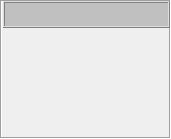
   <widget class="QFrame" name="Compresor_LP_2">
    <property name="geometry">
     <rect>
      <x>826</x>
      <y>150</y>
      <width>171</width>
      <height>139</height>
     </rect>
    </property>
    <property name="minimumSize">
     <size>
      <width>171</width>
      <height>139</height>
     </size>
    </property>
    <property name="maximumSize">
     <size>
      <width>171</width>
      <height>139</height>
     </size>
    </property>
    <property name="styleSheet">
     <string notr="true">background-color: none;</string>
    </property>
    <property name="frameShape">
     <enum>QFrame::Box</enum>
    </property>
    <property name="frameShadow">
     <enum>QFrame::Sunken</enum>
    </property>
    <widget class="QFrame" name="frame_11">
     <property name="geometry">
      <rect>
       <x>3</x>
       <y>1</y>
       <width>167</width>
       <height>27</height>
      </rect>
     </property>
     <property name="minimumSize">
      <size>
       <width>167</width>
       <height>27</height>
      </size>
     </property>
     <property name="maximumSize">
      <size>
       <width>167</width>
       <height>27</height>
      </size>
     </property>
     <property name="styleSheet">
      <string notr="true">background-color: rgb(192, 192, 192);</string>
     </property>
     <property name="frameShape">
      <enum>QFrame::Box</enum>
     </property>
     <property name="frameShadow">
      <enum>QFrame::Raised</enum>
     </property>
     <layout class="QGridLayout" name="gridLayout_21">
      <item row="0" column="0">
       <widget class="AUpTextLabel" name="leGEN_AVR_16">
        <property name="minimumSize">
         <size>
          <width>137</width>
          <height>9</height>
         </size>
        </property>
        <property name="maximumSize">
         <size>
          <width>137</width>
          <height>9</height>
         </size>
        </property>
        <property name="LabelText" stdset="0">
         <string>DATOS DEL COMBUST</string>
        </property>
        <property name="Font">
         <font>
          <pointsize>9</pointsize>
          <weight>75</weight>
          <bold>true</bold>
         </font>
        </property>
       </widget>
      </item>
     </layout>
    </widget>
    <widget class="AUpTextLabel" name="leGEN_AVR_17">
     <property name="geometry">
      <rect>
       <x>6</x>
       <y>64</y>
       <width>65</width>
       <height>13</height>
      </rect>
     </property>
     <property name="minimumSize">
      <size>
       <width>65</width>
       <height>13</height>
      </size>
     </property>
     <property name="maximumSize">
      <size>
       <width>65</width>
       <height>13</height>
      </size>
     </property>
     <property name="layoutDirection">
      <enum>Qt::RightToLeft</enum>
     </property>
     <property name="LabelText" stdset="0">
      <string>WF36DMD</string>
     </property>
     <property name="Font">
      <font>
       <pointsize>9</pointsize>
       <weight>75</weight>
       <bold>true</bold>
      </font>
     </property>
    </widget>
    <widget class="AUpTextLabel" name="leDCWF36">
     <property name="geometry">
      <rect>
       <x>71</x>
       <y>64</y>
       <width>37</width>
       <height>13</height>
      </rect>
     </property>
     <property name="minimumSize">
      <size>
       <width>37</width>
       <height>13</height>
      </size>
     </property>
     <property name="maximumSize">
      <size>
       <width>37</width>
       <height>13</height>
      </size>
     </property>
     <property name="layoutDirection">
      <enum>Qt::RightToLeft</enum>
     </property>
     <property name="isUpdateable" stdset="0">
      <bool>true</bool>
     </property>
     <property name="Font">
      <font>
       <pointsize>9</pointsize>
       <weight>75</weight>
       <bold>true</bold>
      </font>
     </property>
    </widget>
    <widget class="AUpTextLabel" name="leGEN_AVR_19">
     <property name="geometry">
      <rect>
       <x>122</x>
       <y>64</y>
       <width>43</width>
       <height>13</height>
      </rect>
     </property>
     <property name="minimumSize">
      <size>
       <width>43</width>
       <height>13</height>
      </size>
     </property>
     <property name="maximumSize">
      <size>
       <width>43</width>
       <height>13</height>
      </size>
     </property>
     <property name="layoutDirection">
      <enum>Qt::LeftToRight</enum>
     </property>
     <property name="LabelText" stdset="0">
      <string>Lbs/hr</string>
     </property>
     <property name="Font">
      <font>
       <pointsize>9</pointsize>
       <weight>75</weight>
       <bold>true</bold>
      </font>
     </property>
    </widget>
    <widget class="AUpTextLabel" name="leGEN_AVR_36">
     <property name="geometry">
      <rect>
       <x>6</x>
       <y>32</y>
       <width>65</width>
       <height>13</height>
      </rect>
     </property>
     <property name="minimumSize">
      <size>
       <width>65</width>
       <height>13</height>
      </size>
     </property>
     <property name="maximumSize">
      <size>
       <width>65</width>
       <height>13</height>
      </size>
     </property>
     <property name="layoutDirection">
      <enum>Qt::RightToLeft</enum>
     </property>
     <property name="LabelText" stdset="0">
      <string>TGSSEL</string>
     </property>
     <property name="Font">
      <font>
       <pointsize>9</pointsize>
       <weight>75</weight>
       <bold>true</bold>
      </font>
     </property>
    </widget>
    <widget class="AUpTextLabel" name="leDCTGS">
     <property name="geometry">
      <rect>
       <x>71</x>
       <y>32</y>
       <width>37</width>
       <height>13</height>
      </rect>
     </property>
     <property name="minimumSize">
      <size>
       <width>37</width>
       <height>13</height>
      </size>
     </property>
     <property name="maximumSize">
      <size>
       <width>37</width>
       <height>13</height>
      </size>
     </property>
     <property name="layoutDirection">
      <enum>Qt::RightToLeft</enum>
     </property>
     <property name="isUpdateable" stdset="0">
      <bool>true</bool>
     </property>
     <property name="Font">
      <font>
       <pointsize>9</pointsize>
       <weight>75</weight>
       <bold>true</bold>
      </font>
     </property>
    </widget>
    <widget class="AUpTextLabel" name="leGEN_AVR_38">
     <property name="geometry">
      <rect>
       <x>122</x>
       <y>32</y>
       <width>43</width>
       <height>13</height>
      </rect>
     </property>
     <property name="minimumSize">
      <size>
       <width>43</width>
       <height>13</height>
      </size>
     </property>
     <property name="maximumSize">
      <size>
       <width>43</width>
       <height>13</height>
      </size>
     </property>
     <property name="layoutDirection">
      <enum>Qt::LeftToRight</enum>
     </property>
     <property name="LabelText" stdset="0">
      <string>ºF</string>
     </property>
     <property name="Font">
      <font>
       <pointsize>9</pointsize>
       <weight>75</weight>
       <bold>true</bold>
      </font>
     </property>
    </widget>
    <widget class="AUpTextLabel" name="leGEN_AVR_23">
     <property name="geometry">
      <rect>
       <x>6</x>
       <y>48</y>
       <width>65</width>
       <height>13</height>
      </rect>
     </property>
     <property name="minimumSize">
      <size>
       <width>65</width>
       <height>13</height>
      </size>
     </property>
     <property name="maximumSize">
      <size>
       <width>65</width>
       <height>13</height>
      </size>
     </property>
     <property name="layoutDirection">
      <enum>Qt::RightToLeft</enum>
     </property>
     <property name="LabelText" stdset="0">
      <string>PGAS</string>
     </property>
     <property name="Font">
      <font>
       <pointsize>9</pointsize>
       <weight>75</weight>
       <bold>true</bold>
      </font>
     </property>
    </widget>
    <widget class="AUpTextLabel" name="leDCPG">
     <property name="geometry">
      <rect>
       <x>71</x>
       <y>48</y>
       <width>37</width>
       <height>13</height>
      </rect>
     </property>
     <property name="minimumSize">
      <size>
       <width>37</width>
       <height>13</height>
      </size>
     </property>
     <property name="maximumSize">
      <size>
       <width>37</width>
       <height>13</height>
      </size>
     </property>
     <property name="layoutDirection">
      <enum>Qt::RightToLeft</enum>
     </property>
     <property name="isUpdateable" stdset="0">
      <bool>true</bool>
     </property>
     <property name="Font">
      <font>
       <pointsize>9</pointsize>
       <weight>75</weight>
       <bold>true</bold>
      </font>
     </property>
    </widget>
    <widget class="AUpTextLabel" name="leGEN_AVR_25">
     <property name="geometry">
      <rect>
       <x>122</x>
       <y>48</y>
       <width>43</width>
       <height>13</height>
      </rect>
     </property>
     <property name="minimumSize">
      <size>
       <width>43</width>
       <height>13</height>
      </size>
     </property>
     <property name="maximumSize">
      <size>
       <width>43</width>
       <height>13</height>
      </size>
     </property>
     <property name="layoutDirection">
      <enum>Qt::LeftToRight</enum>
     </property>
     <property name="LabelText" stdset="0">
      <string>PSIG</string>
     </property>
     <property name="Font">
      <font>
       <pointsize>9</pointsize>
       <weight>75</weight>
       <bold>true</bold>
      </font>
     </property>
    </widget>
    <widget class="AUpTextLabel" name="leGEN_AVR_20">
     <property name="geometry">
      <rect>
       <x>6</x>
       <y>80</y>
       <width>65</width>
       <height>13</height>
      </rect>
     </property>
     <property name="minimumSize">
      <size>
       <width>65</width>
       <height>13</height>
      </size>
     </property>
     <property name="maximumSize">
      <size>
       <width>65</width>
       <height>13</height>
      </size>
     </property>
     <property name="layoutDirection">
      <enum>Qt::RightToLeft</enum>
     </property>
     <property name="LabelText" stdset="0">
      <string>WFMAX</string>
     </property>
     <property name="Font">
      <font>
       <pointsize>9</pointsize>
       <weight>75</weight>
       <bold>true</bold>
      </font>
     </property>
    </widget>
    <widget class="AUpTextLabel" name="leDCWFM">
     <property name="geometry">
      <rect>
       <x>71</x>
       <y>80</y>
       <width>37</width>
       <height>13</height>
      </rect>
     </property>
     <property name="minimumSize">
      <size>
       <width>37</width>
       <height>13</height>
      </size>
     </property>
     <property name="maximumSize">
      <size>
       <width>37</width>
       <height>13</height>
      </size>
     </property>
     <property name="layoutDirection">
      <enum>Qt::RightToLeft</enum>
     </property>
     <property name="isUpdateable" stdset="0">
      <bool>true</bool>
     </property>
     <property name="Font">
      <font>
       <pointsize>9</pointsize>
       <weight>75</weight>
       <bold>true</bold>
      </font>
     </property>
    </widget>
    <widget class="AUpTextLabel" name="leGEN_AVR_22">
     <property name="geometry">
      <rect>
       <x>122</x>
       <y>80</y>
       <width>43</width>
       <height>13</height>
      </rect>
     </property>
     <property name="minimumSize">
      <size>
       <width>43</width>
       <height>13</height>
      </size>
     </property>
     <property name="maximumSize">
      <size>
       <width>43</width>
       <height>13</height>
      </size>
     </property>
     <property name="layoutDirection">
      <enum>Qt::LeftToRight</enum>
     </property>
     <property name="LabelText" stdset="0">
      <string>Lbs/hr</string>
     </property>
     <property name="Font">
      <font>
       <pointsize>9</pointsize>
       <weight>75</weight>
       <bold>true</bold>
      </font>
     </property>
    </widget>
    <zorder>leGEN_AVR_36</zorder>
    <zorder>leDCTGS</zorder>
    <zorder>leGEN_AVR_38</zorder>
    <zorder>leGEN_AVR_23</zorder>
    <zorder>leDCPG</zorder>
    <zorder>leGEN_AVR_25</zorder>
    <zorder>leGEN_AVR_20</zorder>
    <zorder>leDCWFM</zorder>
    <zorder>leGEN_AVR_22</zorder>
    <zorder>frame_11</zorder>
    <zorder>leGEN_AVR_17</zorder>
    <zorder>leDCWF36</zorder>
    <zorder>leGEN_AVR_19</zorder>
   </widget>
